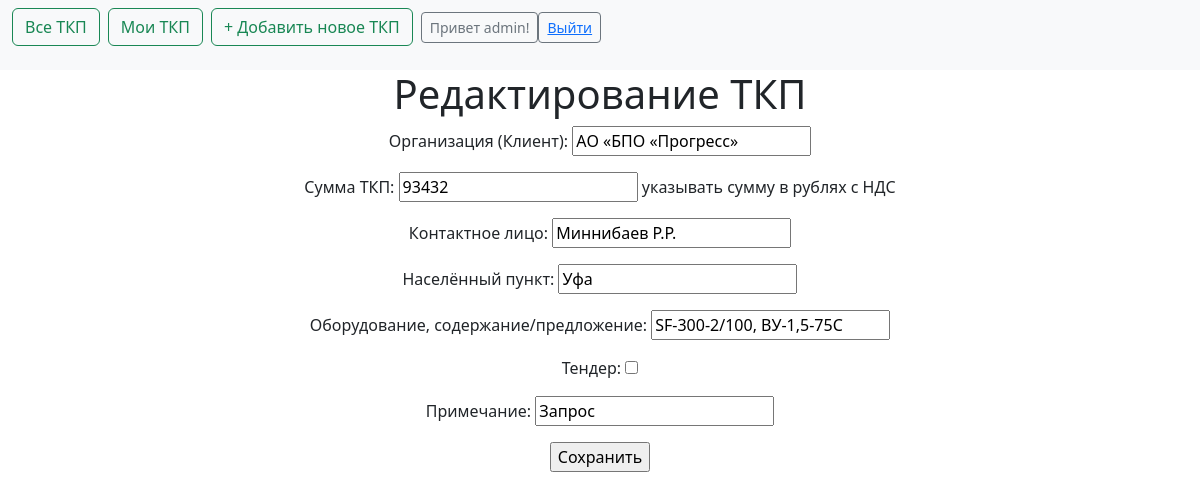
The page /tkp/5/edit/ (signed in) on the database its author committed.
### sales/models.py (models this page shows, shortened)
class Tkp_new(models.Model):
    unique_id_tkp = models.UUIDField(default=uuid.uuid4, editable=False, unique=True)
    title = models.CharField("Организация (Клиент)", max_length=200)
    data_create_tkp = models.DateField("Дата ТКП", default=date.today)
    time_update_tkp = models.DateTimeField(auto_now=True)
    summa_tkp = models.PositiveSmallIntegerField("Сумма ТКП", default=0, help_text="указывать сумму в рублях с НДС")
    kontakt_tkp = models.CharField("Контактное лицо", max_length=200)
    city_client = models.CharField("Населённый пункт", max_length=200)
    description_tkp = models.CharField("Оборудование, содержание/предложение", max_length=200)
    tender_tkp = models.BooleanField("Тендер", default=False)
    notes_tkp = models.CharField("Примечание", max_length=200, blank=True, default='')
    author = models.ForeignKey(
        'auth.User',
        on_delete=models.CASCADE,
    )
    members = models.ManyToManyField(User, related_name="members", blank=True)

### sales/views.py (the view)
# urls.py: path('tkp/<int:pk>/edit/', TkpUpdateView.as_view(), name='tkp_edit'),
class TkpUpdateView(UpdateView):
    model = Tkp_new
    template_name = 'tkp_new_update_form.html'
    fields = ['title',
              'summa_tkp',
              'kontakt_tkp',
              'city_client',
              'description_tkp',
              'tender_tkp',
              'notes_tkp',
              'slug'
              ]
    template_name_suffix = '_update_form'

### templates/tkp_new_update_form.html
{% extends 'base.html' %}
{% block content %}
    <h1>Редактирование ТКП</h1>
<form method="post">{% csrf_token %}
      {{ form.as_p }}
    <input type="submit" value="Сохранить" />
</form>
{% endblock content %}

### templates/base.html (shortened to what this page needs)
{% load static %}
<html>
  <head>
    <link href="{% static 'css/bootstrap.min.css' %}" rel="stylesheet">
  </head>
  <body>
   <nav class="navbar bg-body-tertiary">
  <form class="container-fluid justify-content-start">
  {% if user.is_authenticated and user.is_staff %}
    <button class="btn btn-outline-success me-2" type="button"><a href="{% url 'home' %}" class="nav-link">Все ТКП</a></button>
  {% endif %}
    <button class="btn btn-outline-success me-2" type="button"><a href="{% url 'my_list' %}" class="nav-link">Мои ТКП</a></button>
    <button class="btn btn-outline-success me-2" type="button"><a href="{% url 'tkp_add' %}" class="nav-link">+ Добавить новое ТКП</a></button>
  {% if user.is_authenticated %}
    <button class="btn btn-sm btn-outline-secondary" type="button">Привет {{ user.username }}!</button>
    <button class="btn btn-sm btn-outline-secondary" type="button"><a href="{% url 'logout' %}">Выйти</a></button>
  {% else %}
    <button class="btn btn-sm btn-outline-secondary" type="button">Вы не вошли</button>
    <button class="btn btn-sm btn-outline-secondary" type="button"><a href="{% url 'login' %}">Войти</a></button>
  {% endif %}
  </form>
</nav>
    <div class="container text-center">
      <div class="row">
        <div class="col-12">
          {% block content %}
          {% endblock content %}
        </div>
      </div>
    </div>
  </body>
</html>

### rows shown on the page
Tkp_new: title "АО «БПО «Прогресс»", summa_tkp "93432", kontakt_tkp "Миннибаев Р.Р.", city_client "Уфа", description_tkp "SF-300-2/100, ВУ-1,5-75С", notes_tkp "Запрос"

### other values the page prints
{{ user.username }} "admin"
